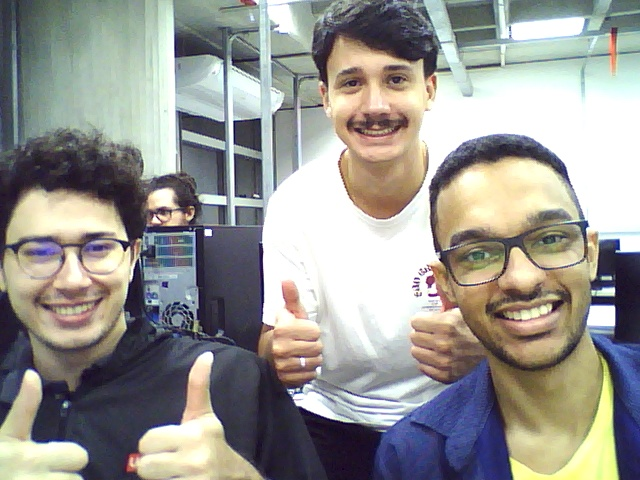
#> input picture lab 7/grupo1.jpg, 640 x 480 px
$ jupyter execute --allow-errors 'Lab 7.ipynb'
#> lines starting #> are read from the running program, lines starting #| are printed output that depends on the picture; after the words box and inside, x2 and y2 are one past the last pixel; in counts of white or black regions, pixels touching at a corner belong together
#> (a cell that did not finish here is left out)

#> (a cell that did not finish here is left out)

[cell 3]
import cv2
import numpy as np
import matplotlib.pyplot as plt

# ------------------------------------------------------------
# Linha 1: foto1 (original + resultados) | Linha 2: foto2 (original + resultados)
def mostrar_comparacao(original1, resultados1, titulos1,
                       original2, resultados2, titulos2):
    num_kernels = len(resultados1)
    fig, axes = plt.subplots(2, num_kernels + 1, figsize=(4*(num_kernels+1), 8))

    # Linha da foto1
    axes[0, 0].imshow(original1, cmap='gray')
    axes[0, 0].set_title('Grupo1 Original')
    axes[0, 0].axis('off')
    for j in range(num_kernels):
        axes[0, j+1].imshow(resultados1[j], cmap='gray')
        axes[0, j+1].set_title(titulos1[j])
        axes[0, j+1].axis('off')

    # Linha da foto2
    axes[1, 0].imshow(original2, cmap='gray')
    axes[1, 0].set_title('Grupo2 Original')
    axes[1, 0].axis('off')
    for j in range(num_kernels):
        axes[1, j+1].imshow(resultados2[j], cmap='gray')
        axes[1, j+1].set_title(titulos2[j])
        axes[1, j+1].axis('off')

    plt.tight_layout()
    plt.show()

# ------------------------------------------------------------
img1 = cv2.imread('grupo1.jpg', cv2.IMREAD_GRAYSCALE)
#> img1: shape (480, 640); min 1, max 255, mean 150.8
img2 = cv2.imread('foto_grupo_2.png', cv2.IMREAD_GRAYSCALE)
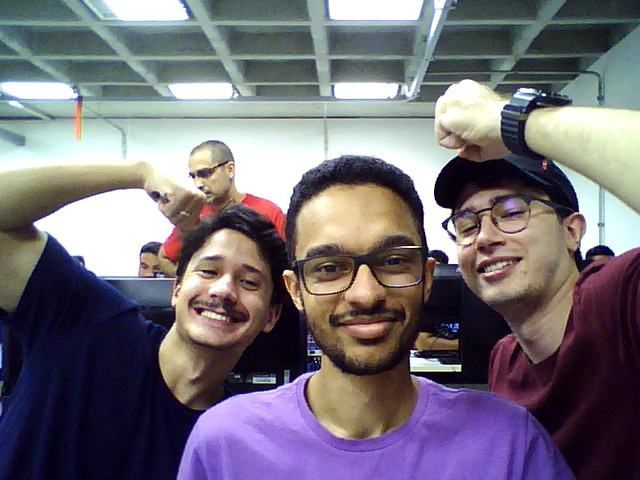
#> input picture lab 7/foto_grupo_2.png, 640 x 480 px
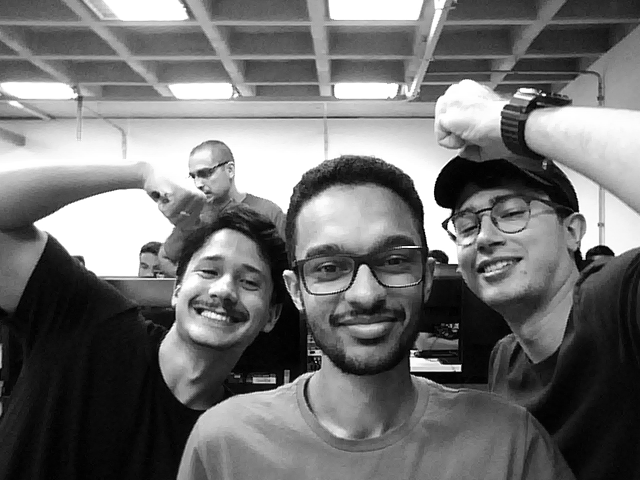
#> img2: shape (480, 640); min 0, max 255, mean 112.4

if img1 is None or img2 is None:
    raise FileNotFoundError("Verifique os caminhos das imagens.")

# Binarização com Otsu
_, bin1 = cv2.threshold(img1, 0, 255, cv2.THRESH_BINARY + cv2.THRESH_OTSU)
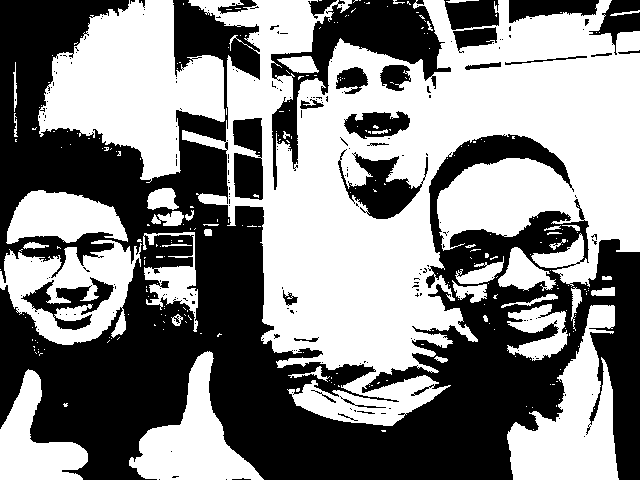
#> bin1: shape (480, 640); 52.5% white; 220 black regions (190 under 20 px), largest, box (x1, y1, x2, y2) and area: (0, 0, 640, 480) 122165, (271, 0, 451, 190) 8500, (338, 149, 428, 219) 2660
_, bin2 = cv2.threshold(img2, 0, 255, cv2.THRESH_BINARY + cv2.THRESH_OTSU)
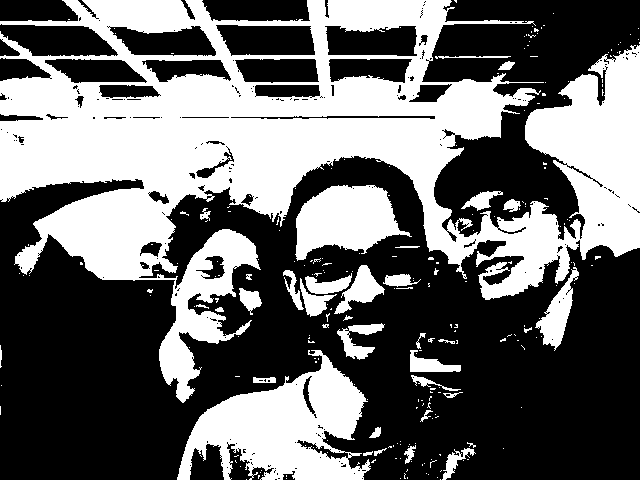
#> bin2: shape (480, 640); 41.4% white; 244 white regions (207 under 20 px), largest, box (x1, y1, x2, y2) and area: (0, 0, 640, 403) 99762, (177, 350, 371, 480) 13355, (295, 185, 412, 261) 5528

tamanhos = [3, 5, 7, 11]
kernels = [cv2.getStructuringElement(cv2.MORPH_RECT, (s, s)) for s in tamanhos]

# ------------------------------------------------------------
print("=== EROSÃO ===")
erode1 = [cv2.erode(bin1, k) for k in kernels]
#> erode1 = 4 items
erode2 = [cv2.erode(bin2, k) for k in kernels]
#> erode2 = 4 items
mostrar_comparacao(bin1, erode1, [f'Erosão {s}x{s}' for s in tamanhos],
                   bin2, erode2, [f'Erosão {s}x{s}' for s in tamanhos])
#> in mostrar_comparacao, `num_kernels = len(resultados1)`: num_kernels = 4

print("=== DILATAÇÃO ===")
dilat1 = [cv2.dilate(bin1, k) for k in kernels]
#> dilat1 = 4 items
dilat2 = [cv2.dilate(bin2, k) for k in kernels]
#> dilat2 = 4 items
mostrar_comparacao(bin1, dilat1, [f'Dilatação {s}x{s}' for s in tamanhos],
                   bin2, dilat2, [f'Dilatação {s}x{s}' for s in tamanhos])
#> in mostrar_comparacao (call 2), `plt.show()`:
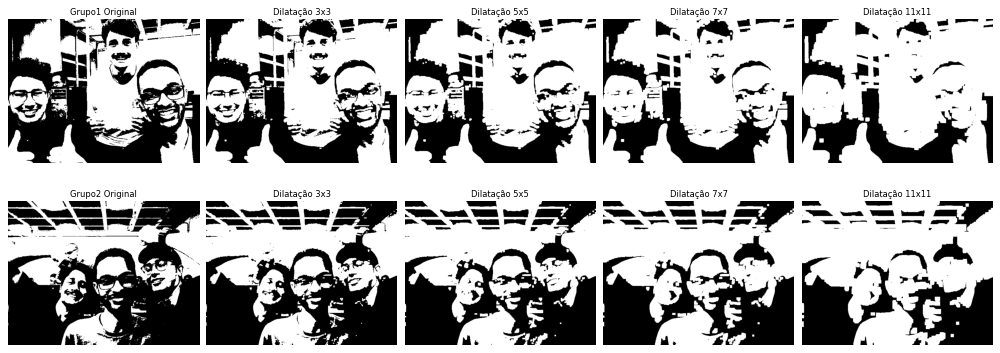
#> figure drawn by matplotlib, 10 panels

print("=== ABERTURA ===")
open1 = [cv2.morphologyEx(bin1, cv2.MORPH_OPEN, k) for k in kernels]
#> open1 = 4 items
open2 = [cv2.morphologyEx(bin2, cv2.MORPH_OPEN, k) for k in kernels]
#> open2 = 4 items
mostrar_comparacao(bin1, open1, [f'Abertura {s}x{s}' for s in tamanhos],
                   bin2, open2, [f'Abertura {s}x{s}' for s in tamanhos])
#> in mostrar_comparacao (call 3), `plt.show()`:
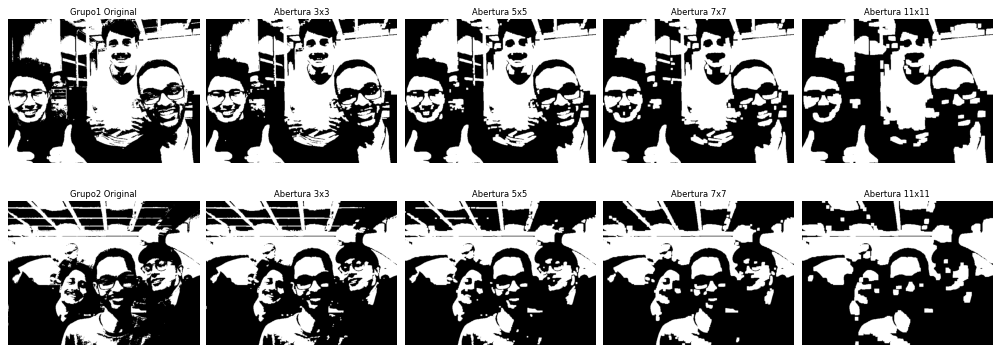
#> figure drawn by matplotlib, 10 panels

print("=== FECHAMENTO ===")
close1 = [cv2.morphologyEx(bin1, cv2.MORPH_CLOSE, k) for k in kernels]
#> close1 = 4 items
close2 = [cv2.morphologyEx(bin2, cv2.MORPH_CLOSE, k) for k in kernels]
#> close2 = 4 items
mostrar_comparacao(bin1, close1, [f'Fechamento {s}x{s}' for s in tamanhos],
                   bin2, close2, [f'Fechamento {s}x{s}' for s in tamanhos])

#> (a cell that did not finish here is left out)

[cell 5]
import cv2
import numpy as np

cap = cv2.VideoCapture(0)
kernel_size = 3   # tamanho inicial
kernel = cv2.getStructuringElement(cv2.MORPH_ELLIPSE, (kernel_size, kernel_size))

print("Controles: '+' aumenta kernel, '-' diminui, 'q' sair.")
print(f"Kernel: {kernel_size}x{kernel_size}")

while True:
    ret, frame = cap.read()
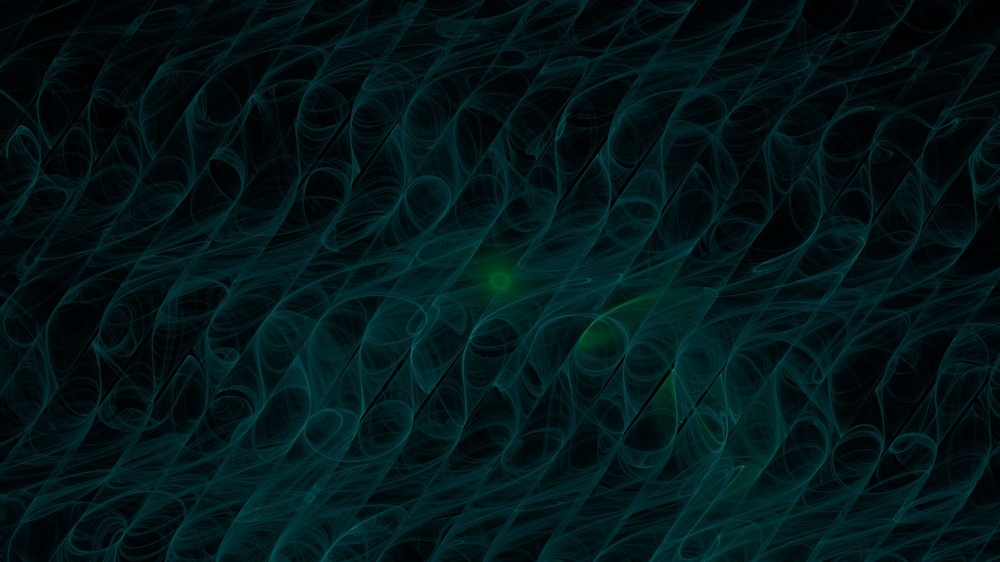
#> input picture images/ANALYTICS.jpg, 1000 x 562 px, shrunk from 2048 x 1152 before the run, given in place of the camera
#> frame is the input picture: shape (562, 1000, 3); mean B, G, R 23.8, 21.5, 2.5
    if not ret:
        break
    gray = cv2.cvtColor(frame, cv2.COLOR_BGR2GRAY)
    # Binarização (Otsu) para obter imagem binária
    _, binary = cv2.threshold(gray, 0, 255, cv2.THRESH_BINARY + cv2.THRESH_OTSU)
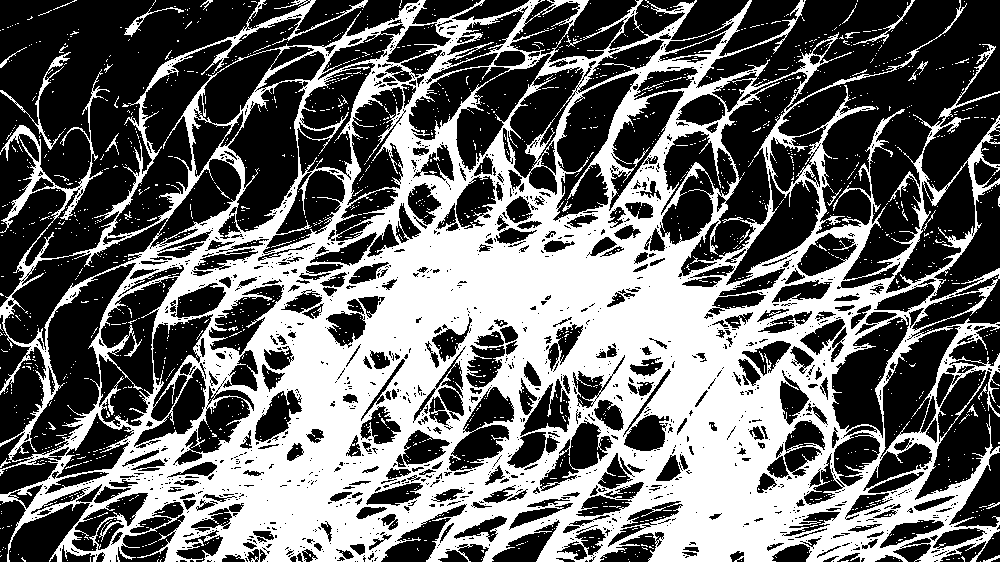
#> binary: shape (562, 1000); 41.3% white; 1762 white regions (1727 under 20 px), largest, box (x1, y1, x2, y2) and area: (0, 0, 1000, 562) 225582, (0, 52, 71, 150) 519, (124, 7, 184, 37) 231
    # Gradiente morfológico
    gradient = cv2.morphologyEx(binary, cv2.MORPH_GRADIENT, kernel)
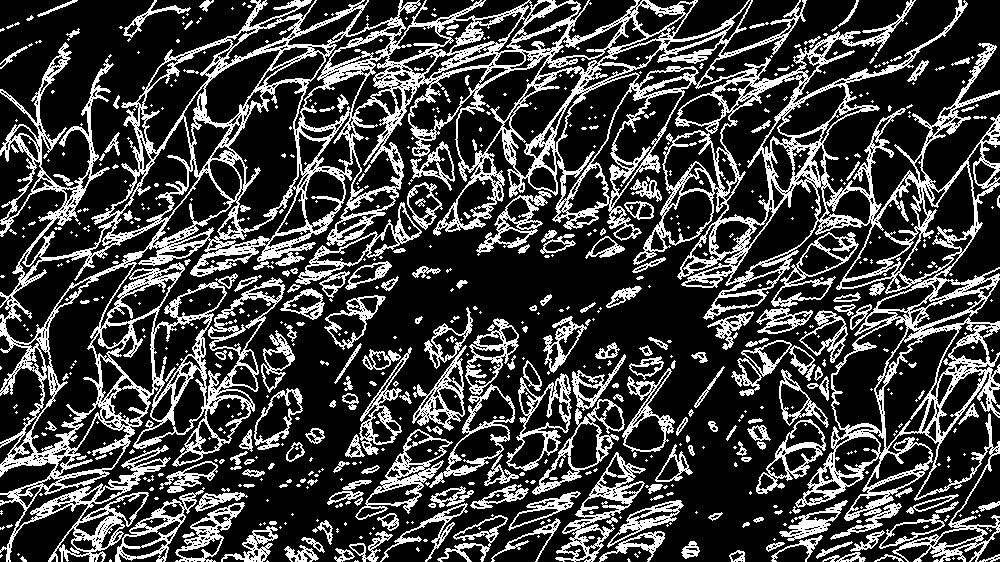
#> gradient: shape (562, 1000); 25.6% white in thin lines or dots
    # Converter para 3 canais para concatenação
    binary_color = cv2.cvtColor(binary, cv2.COLOR_GRAY2BGR)
    gradient_color = cv2.cvtColor(gradient, cv2.COLOR_GRAY2BGR)
#> gradient_color: shape (562, 1000, 3); 25.6% white in thin lines or dots
    # Unir horizontalmente
    display = cv2.hconcat([binary_color, gradient_color])
#> display: shape (562, 2000, 3); 33.4% white; 2451 white regions (2191 under 20 px), largest, box (x1, y1, x2, y2) and area: (0, 0, 2000, 562) 315073, (1555, 452, 1646, 562) 2178, (1355, 429, 1453, 520) 1652
    cv2.putText(display, f'Kernel: {kernel_size}', (10, 30),
                cv2.FONT_HERSHEY_SIMPLEX, 0.8, (0, 255, 0), 2)
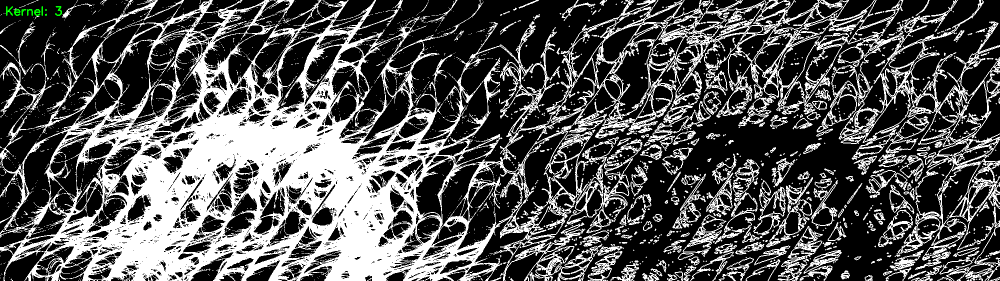
#> display: shape (562, 2000, 3) (shown at 1/2 size); mean B, G, R 85.3, 85.4, 85.3
    cv2.imshow('Original (bin) e Gradiente Morfologico', display)

    key = cv2.waitKey(1) & 0xFF
#> (key q is pressed here)
    if key == ord('q'):
        break
    elif key == ord('+') or key == ord('='):
        kernel_size += 2
        if kernel_size > 1:
            kernel = cv2.getStructuringElement(cv2.MORPH_ELLIPSE, (kernel_size, kernel_size))
    elif key == ord('-'):
        kernel_size = max(3, kernel_size - 2)
        kernel = cv2.getStructuringElement(cv2.MORPH_ELLIPSE, (kernel_size, kernel_size))
    print(f"\rKernel: {kernel_size}x{kernel_size}", end='')

cap.release()
cv2.destroyAllWindows()
